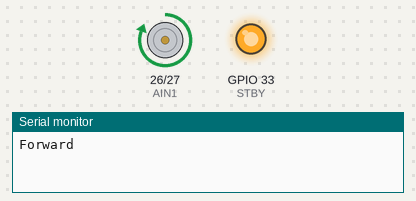
This sketch was run on a simulated ESP32. Shown: motor-driver pin pairs drawn as motors (green arrow = first pin HIGH = forward, orange = second pin HIGH = backward, longer = more drive, scaled by the enable pin, stopped while the standby pin is LOW), output pins drawn as LEDs (lit = HIGH), the last lines printed to the serial monitor.

Above: at 1.0 s.
At 2.5 s:
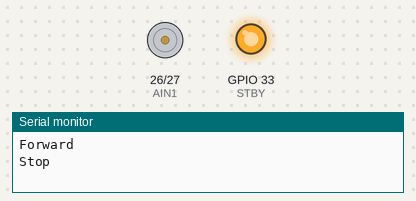
At 4.0 s:
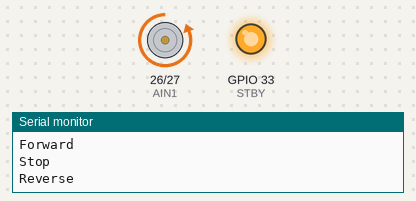
Timing chart, 0 to 7.8 s (numbered marks = the images above):
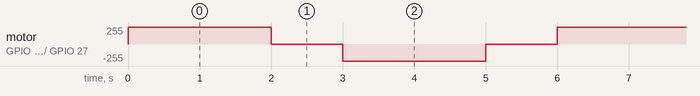

Measured:
- by itself, motor on GPIO 26 (AIN1) / GPIO 27 (AIN2): repeats every 6.0 s: stopped 1.0 s, backward 255/255 2.0 s, stopped 1.0 s, forward 255/255 2.0 s

The sketch:

motor_test.ino
```cpp
// ESP32 + TB6612FNG motor test (Motor A only, full speed, no PWM yet).
// Pins below are SUGGESTIONS. Match them to your wiring.
// Wiring: ESP32 GND <-> TB6612 GND (common ground!), TB6612 VCC = 3.3V,
// VM = motor supply (battery / LM2596 output), motor on A01/A02.

const int AIN1 = 26;
const int AIN2 = 27;
const int PWMA = 25;   // held HIGH for full speed in this first test
const int STBY = 33;   // must be HIGH or the driver stays asleep

void setup() {
  Serial.begin(115200);
  pinMode(AIN1, OUTPUT);
  pinMode(AIN2, OUTPUT);
  pinMode(PWMA, OUTPUT);
  pinMode(STBY, OUTPUT);
  digitalWrite(STBY, HIGH);
  digitalWrite(PWMA, HIGH);
}

void loop() {
  Serial.println("Forward");
  digitalWrite(AIN1, HIGH); digitalWrite(AIN2, LOW);
  delay(2000);

  Serial.println("Stop");
  digitalWrite(AIN1, LOW); digitalWrite(AIN2, LOW);
  delay(1000);

  Serial.println("Reverse");
  digitalWrite(AIN1, LOW); digitalWrite(AIN2, HIGH);
  delay(2000);

  Serial.println("Stop");
  digitalWrite(AIN1, LOW); digitalWrite(AIN2, LOW);
  delay(1000);
}
```
